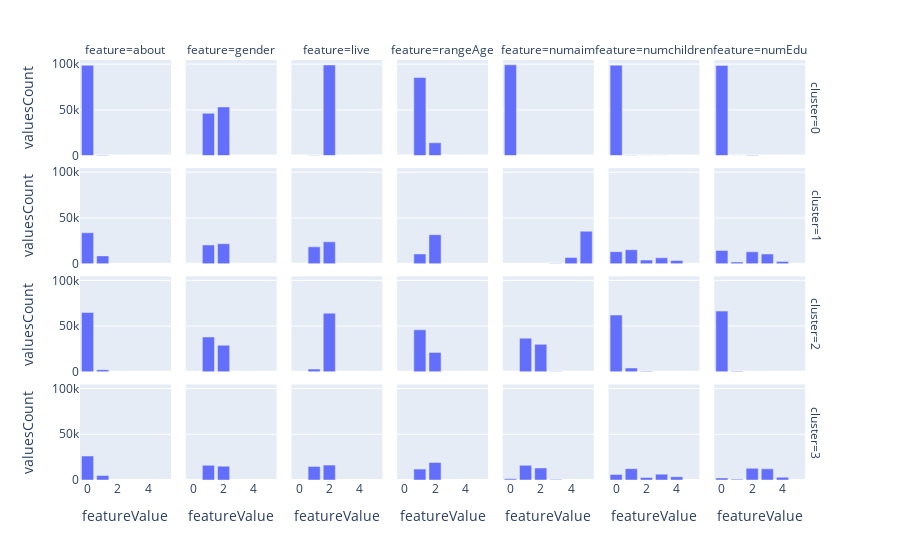

The notebook cell saved with this chart:
### Code cell
import plotly.express as px
df = dfResClusts
fig = px.bar(df, x="featureValue", y="valuesCount",
             facet_col="feature", facet_row='cluster')
fig.show()

### Figure 1 — Plotly figure (JSON) as saved in the notebook; plotly's stock layout.template omitted (floating-point values rounded to 4 significant figures)
{"data": [{"alignmentgroup": "True", "hovertemplate": "cluster=0<br>feature=about<br>featureValue=%{x}<br>valuesCount=%{y}<extra></extra>", "legendgroup": "", "marker": {"color": "#636efa", "pattern": {"shape": ""}}, "name": "", "offsetgroup": "", "orientation": "v", "showlegend": false, "textposition": "auto", "type": "bar", "x": [0, 1], "xaxis": "x22", "y": [98637, 623], "yaxis": "y22"}, {"alignmentgroup": "True", "hovertemplate": "cluster=0<br>feature=gender<br>featureValue=%{x}<br>valuesCount=%{y}<extra></extra>", "legendgroup": "", "marker": {"color": "#636efa", "pattern": {"shape": ""}}, "name": "", "offsetgroup": "", "orientation": "v", "showlegend": false, "textposition": "auto", "type": "bar", "x": [2, 1], "xaxis": "x23", "y": [53106, 46154], "yaxis": "y23"}, {"alignmentgroup": "True", "hovertemplate": "cluster=0<br>feature=live<br>featureValue=%{x}<br>valuesCount=%{y}<extra></extra>", "legendgroup": "", "marker": {"color": "#636efa", "pattern": {"shape": ""}}, "name": "", "offsetgroup": "", "orientation": "v", "showlegend": false, "textposition": "auto", "type": "bar", "x": [2, 1], "xaxis": "x24", "y": [99029, 231], "yaxis": "y24"}, {"alignmentgroup": "True", "hovertemplate": "cluster=0<br>feature=rangeAge<br>featureValue=%{x}<br>valuesCount=%{y}<extra></extra>", "legendgroup": "", "marker": {"color": "#636efa", "pattern": {"shape": ""}}, "name": "", "offsetgroup": "", "orientation": "v", "showlegend": false, "textposition": "auto", "type": "bar", "x": [1, 2], "xaxis": "x25", "y": [85313, 13947], "yaxis": "y25"}, {"alignmentgroup": "True", "hovertemplate": "cluster=0<br>feature=numaim<br>featureValue=%{x}<br>valuesCount=%{y}<extra></extra>", "legendgroup": "", "marker": {"color": "#636efa", "pattern": {"shape": ""}}, "name": "", "offsetgroup": "", "orientation": "v", "showlegend": false, "textposition": "auto", "type": "bar", "x": [0], "xaxis": "x26", "y": [99260], "yaxis": "y26"}, {"alignmentgroup": "True", "hovertemplate": "cluster=0<br>feature=numchildren<br>featureValue=%{x}<br>valuesCount=%{y}<extra></extra>", "legendgroup": "", "marker": {"color": "#636efa", "pattern": {"shape": ""}}, "name": "", "offsetgroup": "", "orientation": "v", "showlegend": false, "textposition": "auto", "type": "bar", "x": [0, 1, 3, 2], "xaxis": "x27", "y": [98776, 335, 103, 46], "yaxis": "y27"}, {"alignmentgroup": "True", "hovertemplate": "cluster=0<br>feature=numEdu<br>featureValue=%{x}<br>valuesCount=%{y}<extra></extra>", "legendgroup": "", "marker": {"color": "#636efa", "pattern": {"shape": ""}}, "name": "", "offsetgroup": "", "orientation": "v", "showlegend": false, "textposition": "auto", "type": "bar", "x": [0, 2, 1], "xaxis": "x28", "y": [98475, 695, 90], "yaxis": "y28"}, {"alignmentgroup": "True", "hovertemplate": "cluster=1<br>feature=about<br>featureValue=%{x}<br>valuesCount=%{y}<extra></extra>", "legendgroup": "", "marker": {"color": "#636efa", "pattern": {"shape": ""}}, "name": "", "offsetgroup": "", "orientation": "v", "showlegend": false, "textposition": "auto", "type": "bar", "x": [0, 1], "xaxis": "x15", "y": [33809, 8556], "yaxis": "y15"}, {"alignmentgroup": "True", "hovertemplate": "cluster=1<br>feature=gender<br>featureValue=%{x}<br>valuesCount=%{y}<extra></extra>", "legendgroup": "", "marker": {"color": "#636efa", "pattern": {"shape": ""}}, "name": "", "offsetgroup": "", "orientation": "v", "showlegend": false, "textposition": "auto", "type": "bar", "x": [2, 1], "xaxis": "x16", "y": [21879, 20486], "yaxis": "y16"}, {"alignmentgroup": "True", "hovertemplate": "cluster=1<br>feature=live<br>featureValue=%{x}<br>valuesCount=%{y}<extra></extra>", "legendgroup": "", "marker": {"color": "#636efa", "pattern": {"shape": ""}}, "name": "", "offsetgroup": "", "orientation": "v", "showlegend": false, "textposition": "auto", "type": "bar", "x": [2, 1], "xaxis": "x17", "y": [23911, 18454], "yaxis": "y17"}, {"alignmentgroup": "True", "hovertemplate": "cluster=1<br>feature=rangeAge<br>featureValue=%{x}<br>valuesCount=%{y}<extra></extra>", "legendgroup": "", "marker": {"color": "#636efa", "pattern": {"shape": ""}}, "name": "", "offsetgroup": "", "orientation": "v", "showlegend": false, "textposition": "auto", "type": "bar", "x": [2, 1], "xaxis": "x18", "y": [31720, 10645], "yaxis": "y18"}, {"alignmentgroup": "True", "hovertemplate": "cluster=1<br>feature=numaim<br>featureValue=%{x}<br>valuesCount=%{y}<extra></extra>", "legendgroup": "", "marker": {"color": "#636efa", "pattern": {"shape": ""}}, "name": "", "offsetgroup": "", "orientation": "v", "showlegend": false, "textposition": "auto", "type": "bar", "x": [5, 4, 3], "xaxis": "x19", "y": [35507, 6709, 149], "yaxis": "y19"}, {"alignmentgroup": "True", "hovertemplate": "cluster=1<br>feature=numchildren<br>featureValue=%{x}<br>valuesCount=%{y}<extra></extra>", "legendgroup": "", "marker": {"color": "#636efa", "pattern": {"shape": ""}}, "name": "", "offsetgroup": "", "orientation": "v", "showlegend": false, "textposition": "auto", "type": "bar", "x": [1, 0, 3, 2, 4], "xaxis": "x20", "y": [15230, 13167, 6438, 4004, 3526], "yaxis": "y20"}, {"alignmentgroup": "True", "hovertemplate": "cluster=1<br>feature=numEdu<br>featureValue=%{x}<br>valuesCount=%{y}<extra></extra>", "legendgroup": "", "marker": {"color": "#636efa", "pattern": {"shape": ""}}, "name": "", "offsetgroup": "", "orientation": "v", "showlegend": false, "textposition": "auto", "type": "bar", "x": [0, 2, 3, 4, 1], "xaxis": "x21", "y": [14387, 13003, 10614, 2526, 1835], "yaxis": "y21"}, {"alignmentgroup": "True", "hovertemplate": "cluster=2<br>feature=about<br>featureValue=%{x}<br>valuesCount=%{y}<extra></extra>", "legendgroup": "", "marker": {"color": "#636efa", "pattern": {"shape": ""}}, "name": "", "offsetgroup": "", "orientation": "v", "showlegend": false, "textposition": "auto", "type": "bar", "x": [0, 1], "xaxis": "x8", "y": [64840, 2366], "yaxis": "y8"}, {"alignmentgroup": "True", "hovertemplate": "cluster=2<br>feature=gender<br>featureValue=%{x}<br>valuesCount=%{y}<extra></extra>", "legendgroup": "", "marker": {"color": "#636efa", "pattern": {"shape": ""}}, "name": "", "offsetgroup": "", "orientation": "v", "showlegend": false, "textposition": "auto", "type": "bar", "x": [1, 2], "xaxis": "x9", "y": [38119, 29087], "yaxis": "y9"}, {"alignmentgroup": "True", "hovertemplate": "cluster=2<br>feature=live<br>featureValue=%{x}<br>valuesCount=%{y}<extra></extra>", "legendgroup": "", "marker": {"color": "#636efa", "pattern": {"shape": ""}}, "name": "", "offsetgroup": "", "orientation": "v", "showlegend": false, "textposition": "auto", "type": "bar", "x": [2, 1], "xaxis": "x10", "y": [64182, 3024], "yaxis": "y10"}, {"alignmentgroup": "True", "hovertemplate": "cluster=2<br>feature=rangeAge<br>featureValue=%{x}<br>valuesCount=%{y}<extra></extra>", "legendgroup": "", "marker": {"color": "#636efa", "pattern": {"shape": ""}}, "name": "", "offsetgroup": "", "orientation": "v", "showlegend": false, "textposition": "auto", "type": "bar", "x": [1, 2], "xaxis": "x11", "y": [45946, 21260], "yaxis": "y11"}, {"alignmentgroup": "True", "hovertemplate": "cluster=2<br>feature=numaim<br>featureValue=%{x}<br>valuesCount=%{y}<extra></extra>", "legendgroup": "", "marker": {"color": "#636efa", "pattern": {"shape": ""}}, "name": "", "offsetgroup": "", "orientation": "v", "showlegend": false, "textposition": "auto", "type": "bar", "x": [1, 2, 3], "xaxis": "x12", "y": [36875, 30063, 268], "yaxis": "y12"}, {"alignmentgroup": "True", "hovertemplate": "cluster=2<br>feature=numchildren<br>featureValue=%{x}<br>valuesCount=%{y}<extra></extra>", "legendgroup": "", "marker": {"color": "#636efa", "pattern": {"shape": ""}}, "name": "", "offsetgroup": "", "orientation": "v", "showlegend": false, "textposition": "auto", "type": "bar", "x": [0, 1, 2], "xaxis": "x13", "y": [62169, 4248, 789], "yaxis": "y13"}, {"alignmentgroup": "True", "hovertemplate": "cluster=2<br>feature=numEdu<br>featureValue=%{x}<br>valuesCount=%{y}<extra></extra>", "legendgroup": "", "marker": {"color": "#636efa", "pattern": {"shape": ""}}, "name": "", "offsetgroup": "", "orientation": "v", "showlegend": false, "textposition": "auto", "type": "bar", "x": [0, 1], "xaxis": "x14", "y": [66449, 757], "yaxis": "y14"}, {"alignmentgroup": "True", "hovertemplate": "cluster=3<br>feature=about<br>featureValue=%{x}<br>valuesCount=%{y}<extra></extra>", "legendgroup": "", "marker": {"color": "#636efa", "pattern": {"shape": ""}}, "name": "", "offsetgroup": "", "orientation": "v", "showlegend": false, "textposition": "auto", "type": "bar", "x": [0, 1], "xaxis": "x", "y": [26211, 4945], "yaxis": "y"}, {"alignmentgroup": "True", "hovertemplate": "cluster=3<br>feature=gender<br>featureValue=%{x}<br>valuesCount=%{y}<extra></extra>", "legendgroup": "", "marker": {"color": "#636efa", "pattern": {"shape": ""}}, "name": "", "offsetgroup": "", "orientation": "v", "showlegend": false, "textposition": "auto", "type": "bar", "x": [1, 2], "xaxis": "x2", "y": [16006, 15150], "yaxis": "y2"}, {"alignmentgroup": "True", "hovertemplate": "cluster=3<br>feature=live<br>featureValue=%{x}<br>valuesCount=%{y}<extra></extra>", "legendgroup": "", "marker": {"color": "#636efa", "pattern": {"shape": ""}}, "name": "", "offsetgroup": "", "orientation": "v", "showlegend": false, "textposition": "auto", "type": "bar", "x": [2, 1], "xaxis": "x3", "y": [16281, 14875], "yaxis": "y3"}, {"alignmentgroup": "True", "hovertemplate": "cluster=3<br>feature=rangeAge<br>featureValue=%{x}<br>valuesCount=%{y}<extra></extra>", "legendgroup": "", "marker": {"color": "#636efa", "pattern": {"shape": ""}}, "name": "", "offsetgroup": "", "orientation": "v", "showlegend": false, "textposition": "auto", "type": "bar", "x": [2, 1], "xaxis": "x4", "y": [19210, 11946], "yaxis": "y4"}, {"alignmentgroup": "True", "hovertemplate": "cluster=3<br>feature=numaim<br>featureValue=%{x}<br>valuesCount=%{y}<extra></extra>", "legendgroup": "", "marker": {"color": "#636efa", "pattern": {"shape": ""}}, "name": "", "offsetgroup": "", "orientation": "v", "showlegend": false, "textposition": "auto", "type": "bar", "x": [1, 2, 0, 3], "xaxis": "x5", "y": [16061, 13162, 1290, 643], "yaxis": "y5"}, {"alignmentgroup": "True", "hovertemplate": "cluster=3<br>feature=numchildren<br>featureValue=%{x}<br>valuesCount=%{y}<extra></extra>", "legendgroup": "", "marker": {"color": "#636efa", "pattern": {"shape": ""}}, "name": "", "offsetgroup": "", "orientation": "v", "showlegend": false, "textposition": "auto", "type": "bar", "x": [1, 3, 0, 4, 2], "xaxis": "x6", "y": [12407, 6343, 6103, 3585, 2718], "yaxis": "y6"}, {"alignmentgroup": "True", "hovertemplate": "cluster=3<br>feature=numEdu<br>featureValue=%{x}<br>valuesCount=%{y}<extra></extra>", "legendgroup": "", "marker": {"color": "#636efa", "pattern": {"shape": ""}}, "name": "", "offsetgroup": "", "orientation": "v", "showlegend": false, "textposition": "auto", "type": "bar", "x": [2, 3, 4, 0, 1], "xaxis": "x7", "y": [12794, 12224, 3022, 2172, 944], "yaxis": "y7"}], "layout": {"annotations": [{"font": {}, "showarrow": false, "text": "feature=about", "x": 0.06143, "xanchor": "center", "xref": "paper", "y": 1, "yanchor": "bottom", "yref": "paper"}, {"font": {}, "showarrow": false, "text": "feature=gender", "x": 0.2043, "xanchor": "center", "xref": "paper", "y": 1, "yanchor": "bottom", "yref": "paper"}, {"font": {}, "showarrow": false, "text": "feature=live", "x": 0.3471, "xanchor": "center", "xref": "paper", "y": 1, "yanchor": "bottom", "yref": "paper"}, {"font": {}, "showarrow": false, "text": "feature=rangeAge", "x": 0.49, "xanchor": "center", "xref": "paper", "y": 1, "yanchor": "bottom", "yref": "paper"}, {"font": {}, "showarrow": false, "text": "feature=numaim", "x": 0.6329, "xanchor": "center", "xref": "paper", "y": 1, "yanchor": "bottom", "yref": "paper"}, {"font": {}, "showarrow": false, "text": "feature=numchildren", "x": 0.7757, "xanchor": "center", "xref": "paper", "y": 1, "yanchor": "bottom", "yref": "paper"}, {"font": {}, "showarrow": false, "text": "feature=numEdu", "x": 0.9186, "xanchor": "center", "xref": "paper", "y": 1, "yanchor": "bottom", "yref": "paper"}, {"font": {}, "showarrow": false, "text": "cluster=3", "textangle": 90, "x": 0.98, "xanchor": "left", "xref": "paper", "y": 0.1138, "yanchor": "middle", "yref": "paper"}, {"font": {}, "showarrow": false, "text": "cluster=2", "textangle": 90, "x": 0.98, "xanchor": "left", "xref": "paper", "y": 0.3712, "yanchor": "middle", "yref": "paper"}, {"font": {}, "showarrow": false, "text": "cluster=1", "textangle": 90, "x": 0.98, "xanchor": "left", "xref": "paper", "y": 0.6288, "yanchor": "middle", "yref": "paper"}, {"font": {}, "showarrow": false, "text": "cluster=0", "textangle": 90, "x": 0.98, "xanchor": "left", "xref": "paper", "y": 0.8862, "yanchor": "middle", "yref": "paper"}], "barmode": "relative", "legend": {"tracegroupgap": 0}, "margin": {"t": 60}, "xaxis": {"anchor": "y", "domain": [0, 0.1229], "title": {"text": "featureValue"}}, "xaxis10": {"anchor": "y10", "domain": [0.2857, 0.4086], "matches": "x", "showticklabels": false}, "xaxis11": {"anchor": "y11", "domain": [0.4286, 0.5514], "matches": "x", "showticklabels": false}, "xaxis12": {"anchor": "y12", "domain": [0.5714, 0.6943], "matches": "x", "showticklabels": false}, "xaxis13": {"anchor": "y13", "domain": [0.7143, 0.8371], "matches": "x", "showticklabels": false}, "xaxis14": {"anchor": "y14", "domain": [0.8571, 0.98], "matches": "x", "showticklabels": false}, "xaxis15": {"anchor": "y15", "domain": [0, 0.1229], "matches": "x", "showticklabels": false}, "xaxis16": {"anchor": "y16", "domain": [0.1429, 0.2657], "matches": "x", "showticklabels": false}, "xaxis17": {"anchor": "y17", "domain": [0.2857, 0.4086], "matches": "x", "showticklabels": false}, "xaxis18": {"anchor": "y18", "domain": [0.4286, 0.5514], "matches": "x", "showticklabels": false}, "xaxis19": {"anchor": "y19", "domain": [0.5714, 0.6943], "matches": "x", "showticklabels": false}, "xaxis2": {"anchor": "y2", "domain": [0.1429, 0.2657], "matches": "x", "title": {"text": "featureValue"}}, "xaxis20": {"anchor": "y20", "domain": [0.7143, 0.8371], "matches": "x", "showticklabels": false}, "xaxis21": {"anchor": "y21", "domain": [0.8571, 0.98], "matches": "x", "showticklabels": false}, "xaxis22": {"anchor": "y22", "domain": [0, 0.1229], "matches": "x", "showticklabels": false}, "xaxis23": {"anchor": "y23", "domain": [0.1429, 0.2657], "matches": "x", "showticklabels": false}, "xaxis24": {"anchor": "y24", "domain": [0.2857, 0.4086], "matches": "x", "showticklabels": false}, "xaxis25": {"anchor": "y25", "domain": [0.4286, 0.5514], "matches": "x", "showticklabels": false}, "xaxis26": {"anchor": "y26", "domain": [0.5714, 0.6943], "matches": "x", "showticklabels": false}, "xaxis27": {"anchor": "y27", "domain": [0.7143, 0.8371], "matches": "x", "showticklabels": false}, "xaxis28": {"anchor": "y28", "domain": [0.8571, 0.98], "matches": "x", "showticklabels": false}, "xaxis3": {"anchor": "y3", "domain": [0.2857, 0.4086], "matches": "x", "title": {"text": "featureValue"}}, "xaxis4": {"anchor": "y4", "domain": [0.4286, 0.5514], "matches": "x", "title": {"text": "featureValue"}}, "xaxis5": {"anchor": "y5", "domain": [0.5714, 0.6943], "matches": "x", "title": {"text": "featureValue"}}, "xaxis6": {"anchor": "y6", "domain": [0.7143, 0.8371], "matches": "x", "title": {"text": "featureValue"}}, "xaxis7": {"anchor": "y7", "domain": [0.8571, 0.98], "matches": "x", "title": {"text": "featureValue"}}, "xaxis8": {"anchor": "y8", "domain": [0, 0.1229], "matches": "x", "showticklabels": false}, "xaxis9": {"anchor": "y9", "domain": [0.1429, 0.2657], "matches": "x", "showticklabels": false}, "yaxis": {"anchor": "x", "domain": [0, 0.2275], "title": {"text": "valuesCount"}}, "yaxis10": {"anchor": "x10", "domain": [0.2575, 0.485], "matches": "y", "showticklabels": false}, "yaxis11": {"anchor": "x11", "domain": [0.2575, 0.485], "matches": "y", "showticklabels": false}, "yaxis12": {"anchor": "x12", "domain": [0.2575, 0.485], "matches": "y", "showticklabels": false}, "yaxis13": {"anchor": "x13", "domain": [0.2575, 0.485], "matches": "y", "showticklabels": false}, "yaxis14": {"anchor": "x14", "domain": [0.2575, 0.485], "matches": "y", "showticklabels": false}, "yaxis15": {"anchor": "x15", "domain": [0.515, 0.7425], "matches": "y", "title": {"text": "valuesCount"}}, "yaxis16": {"anchor": "x16", "domain": [0.515, 0.7425], "matches": "y", "showticklabels": false}, "yaxis17": {"anchor": "x17", "domain": [0.515, 0.7425], "matches": "y", "showticklabels": false}, "yaxis18": {"anchor": "x18", "domain": [0.515, 0.7425], "matches": "y", "showticklabels": false}, "yaxis19": {"anchor": "x19", "domain": [0.515, 0.7425], "matches": "y", "showticklabels": false}, "yaxis2": {"anchor": "x2", "domain": [0, 0.2275], "matches": "y", "showticklabels": false}, "yaxis20": {"anchor": "x20", "domain": [0.515, 0.7425], "matches": "y", "showticklabels": false}, "yaxis21": {"anchor": "x21", "domain": [0.515, 0.7425], "matches": "y", "showticklabels": false}, "yaxis22": {"anchor": "x22", "domain": [0.7725, 1], "matches": "y", "title": {"text": "valuesCount"}}, "yaxis23": {"anchor": "x23", "domain": [0.7725, 1], "matches": "y", "showticklabels": false}, "yaxis24": {"anchor": "x24", "domain": [0.7725, 1], "matches": "y", "showticklabels": false}, "yaxis25": {"anchor": "x25", "domain": [0.7725, 1], "matches": "y", "showticklabels": false}, "yaxis26": {"anchor": "x26", "domain": [0.7725, 1], "matches": "y", "showticklabels": false}, "yaxis27": {"anchor": "x27", "domain": [0.7725, 1], "matches": "y", "showticklabels": false}, "yaxis28": {"anchor": "x28", "domain": [0.7725, 1], "matches": "y", "showticklabels": false}, "yaxis3": {"anchor": "x3", "domain": [0, 0.2275], "matches": "y", "showticklabels": false}, "yaxis4": {"anchor": "x4", "domain": [0, 0.2275], "matches": "y", "showticklabels": false}, "yaxis5": {"anchor": "x5", "domain": [0, 0.2275], "matches": "y", "showticklabels": false}, "yaxis6": {"anchor": "x6", "domain": [0, 0.2275], "matches": "y", "showticklabels": false}, "yaxis7": {"anchor": "x7", "domain": [0, 0.2275], "matches": "y", "showticklabels": false}, "yaxis8": {"anchor": "x8", "domain": [0.2575, 0.485], "matches": "y", "title": {"text": "valuesCount"}}, "yaxis9": {"anchor": "x9", "domain": [0.2575, 0.485], "matches": "y", "showticklabels": false}}}
